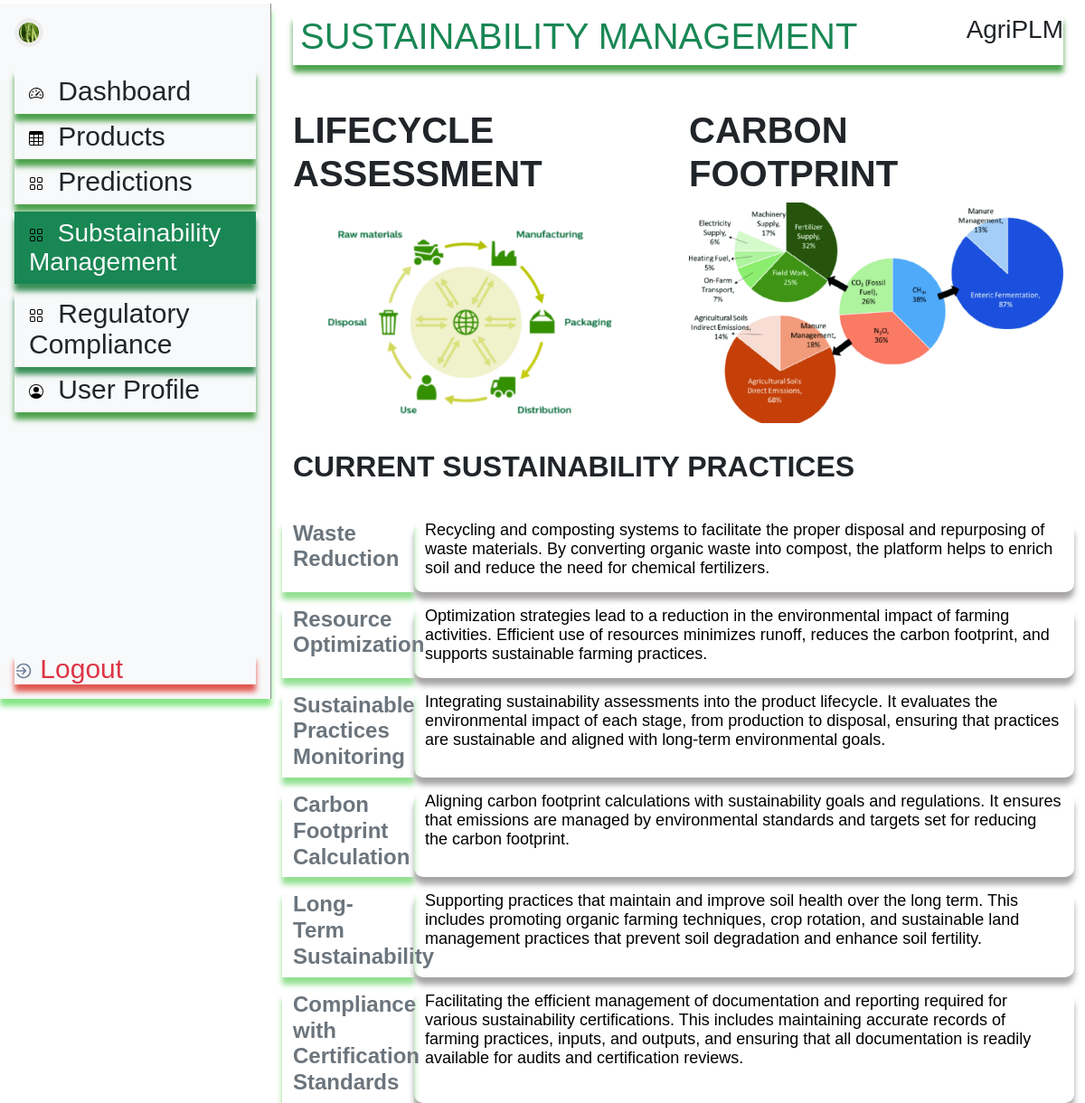
The app's page /farmer/farmer_sustainable_management/ (signed in) with its own data.
### admin_app/models.py (models this page shows, shortened)
class SustainabilityManagent(models.Model):
    title = models.CharField(max_length=100)
    description = models.TextField()

### farmer_app/views.py (the view)
# urls.py: path('farmer_sustainable_management/',views.FarmerSustainabilityManagementView,name='farmer_sustain_manage'),
@login_required(login_url='login')
def FarmerSustainabilityManagementView(request):
    page = "farmer_sustain_management"
    sustain_management = SustainabilityManagent.objects.all()
    context = {
        'page': page,
        'sustain_management':sustain_management,
    }
    return render(request,'farmer_dashboard/farmer_dashboard.html',context)\

### utils/context_processors.py (called while the page is built)
def get_user_profile_context(request):
    if request.user.is_authenticated:
        if not request.user.is_staff:
            user_profile = UserProfiles.objects.get(user=request.user.id)
            return {'user_profile': user_profile}
        else:
            return {}
    else:
        return {}

### templates/farmer_dashboard/farmer_dashboard.html (shortened to what this page needs)
<!DOCTYPE html>
{%load static%}
{%load crispy_forms_tags %}
{%load widget_tweaks%}
<html>
  <head>
    <link rel="stylesheet" href="{%static 'css/bootstrap.css'%}"/>
    <link rel="stylesheet" href="{%static 'css/bootstrap.min.css'%}"/>
    <link rel="stylesheet" href="{%static 'css/global.css'%}">
    <link rel="stylesheet" href="{%static 'css/farmer_css/farmer_home_dashboard.css'%}" />
  </head>
  <body style="font-family: Arial, Helvetica, sans-serif;">
    <div class="container-fluid">
      <div class="row">
        <div class="col-md-3 h-100 sticky-lg-top d-flex flex-column flex-shrink-0 p-3 bg-light mt-1" style="font-size:30px; border-right: 1px groove rgb(142, 140, 140);box-shadow: 0 8px 6px rgb(134, 230, 134);">
          <a href="{%url 'farmer_user_profile'%}" class="d-flex align-items-center mb-4 mb-md-0 me-md-auto link-dark text-decoration-none">
            {%if user_profile.photo%}
              <img src="{{user_profile.photo.url}}" alt="" width="50" height="50" class="rounded-circle me-2">
            {%else%}
              <img src="{%static 'img/public/11@2x.png'%}" alt="" width="32" height="32" class="rounded-circle me-2">
            {%endif%}
          </a>
        <ul class="nav flex-column mb-auto mt-4">
          <li>
            <a href="{%url 'farmer_dashboard'%}"
            class="nav-link link-dark shado
            ">
              <svg class="bi me-2" width="16" height="16"><use xlink:href="#speedometer2"/></svg>
              Dashboard
            </a>
          </li>
          <li>
            <a href="{%url 'farmer_user_products'%}"
            class="nav-link link-dark shado
            ">
              <svg class="bi me-2" width="16" height="16"><use xlink:href="#table"/></svg>
              Products
            </a>
          </li>
          <li>
            <a href="{%url 'farmer_yield_predict'%}"
            class="nav-link link-dark shado
            ">
              <svg class="bi me-2" width="16" height="16"><use xlink:href="#grid"/></svg>
              Predictions
            </a>
          </li>
          <li>
            <a href="{%url 'farmer_sustain_manage'%}"
            class="nav-link link-dark shado2 mt-2
            {%if request.resolver_match.url_name == 'farmer_sustain_manage'%}
              bg-success text-light
            {%endif%}" style="font-size: 28px;">
              <svg class="bi me-2" width="16" height="16"><use xlink:href="#grid"/></svg>
              Substainability Management
            </a>
          </li>
           <li>
            <a href="{%url 'farmer_regulatory_compliance'%}"
            class="nav-link link-dark shado2 mt-2
            ">
              <svg class="bi me-2" width="16" height="16"><use xlink:href="#grid"/></svg>
              Regulatory Compliance
            </a>
          </li>
          <li>
            <a href="{%url 'farmer_user_profile'%}"
            class="nav-link link-dark shado {%if request.resolver_match.url_name == 'farmer_user_profile'%} bg-success text-light {%endif%}">
              <svg class="bi me-2" width="16" height="16"><use xlink:href="#people-circle"/></svg>
              User Profile
            </a>
          </li>
        </ul>
        <a href="{%url 'logout'%}" class="text-danger shado3" style="text-decoration: none; color:black; margin-top:100%;">
          <img  class="usign-out-alt-icon" loading="lazy" alt=""src="{%static 'img/public/usignoutalt.svg' %}"/> Logout
        </a>
     </div>
      {%if page == 'farmer_dash'%}
      <div class="col-md-9">
        <div class="container mt-2">
            <div class="d-flex justify-content-between sticky-lg-top bg-light p-2 mb-4 shado" style="border-radius:10px;">
              <h1 class="text-success">REAL TIME ANALYTICS</h1>
              <h3>AgriPLM</h3>
            </div>
            <div class="row">
              <h2 class="col-md-6 mb-4 ">WELCOME FARMER {{user.last_name |upper}}</h2>
              <div class="col-md-2"> </div>
              <div class="col-md-4">{%include 'messages/messages.html'%}</div>
            </div>
            <div class="row col-10 shado4 p-3" style="border-radius: 25px; border:1px groove black;">
                    <div class="col-md-4 row" style="border-right: 1px groove black;">
                          <div class="col">
                            <img src="{%static 'img/public/crop.png'%}" alt="">
                          </div>
                          <div class="col">
                            <div class="col-12 text-secondary">Total Estimated Yield</div>
                            <div class="col-12"><h6><b>{{my_total_yields}} Tons</b></h6></div>
                          </div>
                    </div>
                    <div class="col-md-4 row" style="border-right: 1px groove black;">
                      <div class="col px-3">
                          <img src="{%static 'img/public/group-10-21.svg'%}" alt="">
                        </div>
                        <div class="col">
                          <div class="col-12 text-success">Active Projects</div>
                          <div class="col-12"><h4 class="mt-2"><b>{{my_active_projects}}</b></h4></div>
                        </div>
                    </div>
                    <div class="col-md-4 row">
                        <div class="col px-3">
                          <img src="{%static 'img/public/group-10-21.svg'%}" alt="">
                        </div>
                        <div class="col">
                          <div class="col-12 text-danger">Closed Projects</div>
                          <div class="col-12"><h4 class="mt-2"><b>{{my_closed_projetcs}}</b></h4></div>
                        </div>
                    </div>
            </div>
            <div class="row mt-5">
              <h3 class="text-success">MY PROJECTS REPORT</h3>
              {%if yield_data%}
              <div class="w-100" style="overflow-x: scroll;">
               <table class="table table-hover mt-3 table_pred shado">
                  <thead>
                    <th class="bg-success text-light">Project_ID</th>
                    <th class="bg-success text-light">Cell</th>
                    <th class="bg-success text-light">Nitrogen</th>
                    <th class="bg-success text-light">Phosphorus</th>
                    <th class="bg-success text-light">Potassium</th>
                    <th class="bg-success text-light">Ph</th>
                    <th class="bg-success text-light">Rainfall</th>
                    <th class="bg-success text-light">Temperature</th>
                    <th class="bg-success text-light">Crop</th>
                    <th class="bg-success text-light">Fertilizer</th>
                    <th class="bg-success text-light">Fertilizer Amount (Kgs)</th>
                    <th class="bg-success text-light">Date of Yield Pred</th>
                    <th class="bg-success text-light">Estimated Yield (Tons)</th>
                    <th class="bg-success text-light">Project Status</th>
                  </thead>
                  <tbody>
                    {%for data in yield_data%}
                    <tr>
                      <td>{{data.id}}</td>
                      <td>{{data.crop_fert_pred.cell}}</td>
                      <td>{{data.crop_fert_pred.nitrogen}}</td>
                      <td>{{data.crop_fert_pred.phosphorus}}</td>
                      <td>{{data.crop_fert_pred.potassium}}</td>
                      <td>{{data.crop_fert_pred.ph}}</td>
                      <td>{{data.crop_fert_pred.rainfall}}</td>
                      <td>{{data.crop_fert_pred.temperature}}</td>
                      <td>{{data.crop_fert_pred.predicted_crop}}</td>
                      <td>{{data.crop_fert_pred.predicted_fertilizer}}</td>
                      <td>{{data.fertilizer_amount}}</td>
                      <td>{{data.yield_pred_date}}</td>
                      <td>{{data.predicted_yield}}</td>
                      {%if data.is_project_active%}
                      <td class="text-success shado">Active</td>
                      <td><a href="{%url 'close_active_projects' data.id%}" class="btn btn-danger">Close</a></td>
                      {%else%}
                      <td class="text-danger">Closed</td>
                      {%endif%}
                    </tr>
                    {%endfor%}
                  </tbody>
                </table>
              </div>
              {%else%}
              <h1>No available projects</h1>
              {%endif%}
            </div>
          </div>
        </div>
        {%elif page == 'farmer_sustain_management'%}
         <div class="col-md-9">
          <div class="container mt-3">
              <div class="d-flex justify-content-between mb-5 shado">
              <h1 class="text-success px-2">SUSTAINABILITY MANAGEMENT</h1>
              <h3>AgriPLM</h3>
            </div>
            <div class="row">
              <div class="col-md-6">
                <h1><b>LIFECYCLE ASSESSMENT</b></h1>
                <img class="w-100" src="{%static 'img/life_cycle_ass.png'%}" alt="">
              </div>
              <div class="col-md-6">
              <h1><b>CARBON FOOTPRINT</b></h1>
              <img class="w-100" src="{%static 'img/carbon_footprint.png'%}" alt="">
            </div>
            </div>
            <div class="row row-cols-1 mt-4">
                <h2 class="mb-4"><b>CURRENT SUSTAINABILITY PRACTICES</b></h2>
              {%for sus in sustain_management%}
              <div class="col mt-3">
                <div class="row">
                  <div class="col-md-2 text-secondary shado1">
                  <h4><b>{{sus.title}}</b></h4>
                  </div>
                  <div class="col-md-10 shado4" style="border-radius: 10px; color: black;">
                    <p style="font-size: 18px;">{{sus.description}}</p>
                  </div>
                </div>
              </div>
              {%endfor%}
            </div>
         </div>
         </div>
       {%endif%}
      </div>
    </div>
  </body>
</html>

### static/css/farmer_css/farmer_home_dashboard.css (style rules this page uses)
.usign-out-alt-icon { height: 20px; width: 20px; position: relative; overflow: hidden; flex-shrink: 0; min-height: 20px; }

### templates/farmer_dashboard/farmer_dashboard.html (style rules this page uses)
.shado { box-shadow: 0 8px 6px rgb(76, 162, 76); }
.shado1 { box-shadow: 0 8px 6px rgb(146, 224, 146); }
.shado2 { box-shadow: 0 8px 6px rgb(56, 143, 86); }
.shado3 { box-shadow: 0 8px 6px rgb(224, 88, 80); }
.shado4 { box-shadow: 0 8px 6px rgb(166, 164, 164); }

### records on screen
SustainabilityManagent: title "Waste Reduction", description "Recycling and composting systems to facilitate the proper disposal and repurposing of waste materials. By converting organic waste into compost, the platform helps to enrich soil and reduce the need for chemical fertilizers."
SustainabilityManagent: title "Resource Optimization", description "Optimization strategies lead to a reduction in the environmental impact of farming activities. Efficient use of resources minimizes runoff, reduces the carbon footprint, and supports sustainable farming practices."
SustainabilityManagent: title "Sustainable Practices Monitoring", description "Integrating sustainability assessments into the product lifecycle. It evaluates the environmental impact of each stage, from production to disposal, ensuring that practices are sustainable and aligned with long-term environmental goals."
SustainabilityManagent: title "Carbon Footprint Calculation", description "Aligning carbon footprint calculations with sustainability goals and regulations. It ensures that emissions are managed by environmental standards and targets set for reducing the carbon footprint."
SustainabilityManagent: title "Long-Term Sustainability", description "Supporting practices that maintain and improve soil health over the long term. This includes promoting organic farming techniques, crop rotation, and sustainable land management practices that prevent soil degradation and enhance soil fertility."
SustainabilityManagent: title "Compliance with Certification Standards", description "Facilitating the efficient management of documentation and reporting required for various sustainability certifications. This includes maintaining accurate records of farming practices, inputs, and outputs, and ensuring that all documentation is readily available for audits and certification reviews."
